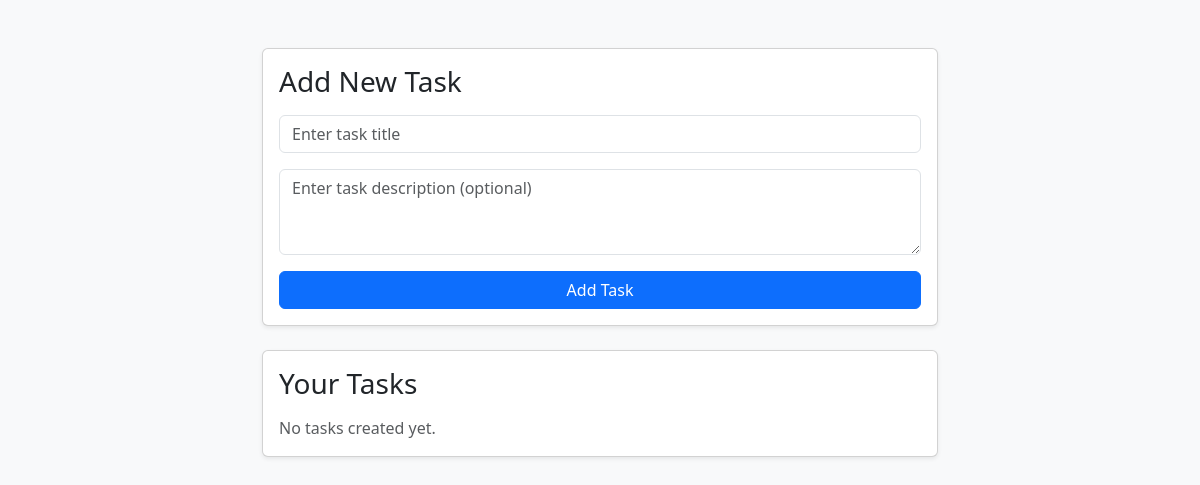
The app's page /, older data.
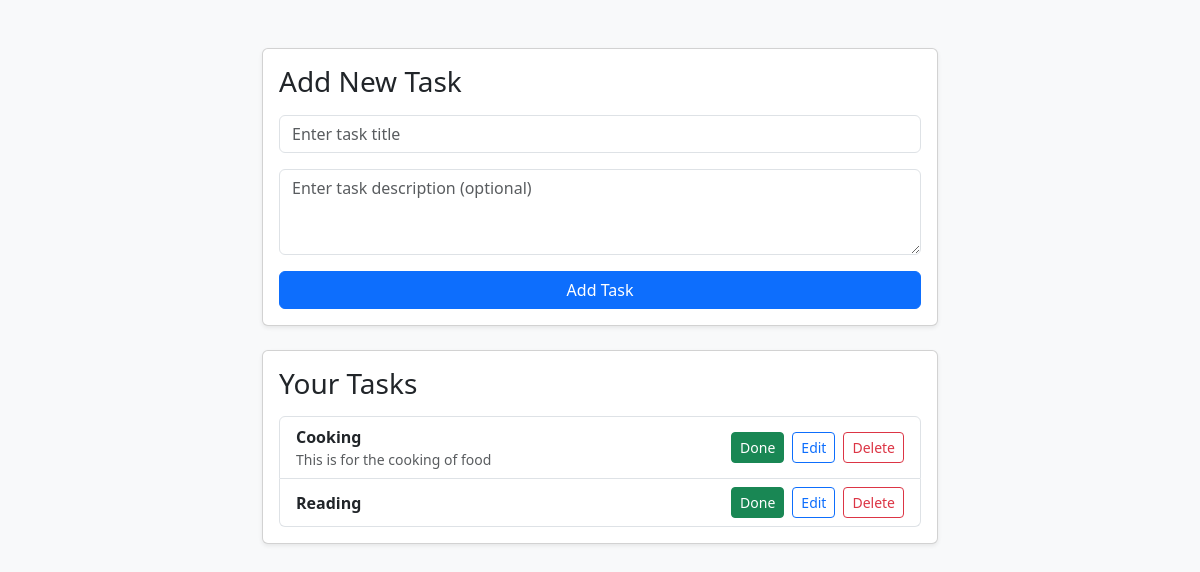
The same page, newer data.
### tasks/models.py (models this page shows, shortened)
class Task(models.Model):
    title = models.CharField(max_length=200)
    description = models.TextField(blank=True, null=True)
    completed = models.BooleanField(default=False)
    created_at = models.DateTimeField(auto_now_add=True)
    class Meta:
        ordering = ['-created_at']

### tasks/views.py (the view)
# urls.py: path("", task_list, name="task_list"),
def task_list(request):
    tasks = Task.objects.all()
    form = TaskForm()
    if request.method == "POST":
        form = TaskForm(request.POST)
        if form.is_valid():
            form.save()
            return redirect("taskapp:task_list")
    context = {
        "tasks": tasks,
        "form": form
    }
    return render(request, "tasks/task_list.html", context)

### tasks/forms.py
class TaskForm(forms.ModelForm):
    title = forms.CharField(
        widget=forms.TextInput(attrs={
            "class": "form-control",
            "placeholder": "Enter task title"
        })
    )
    description = forms.CharField(
        required=False,
        widget=forms.Textarea(
            attrs={
                "class": "form-control",
                "placeholder": "Enter task description (optional)",
                "rows": 3
            }
        )
    )
    class Meta:
        model = Task
        fields = ["title", "description", "completed"]

### templates/tasks/task_list.html (shortened to what this page needs)
{% extends 'tasks/base.html' %}
{% block content %}
<div class="card shadow-sm mb-4">
    <div class="card-body">
        <h3 class="card-title mb-3">Add New Task</h3>
        <form method="POST">
            <div class="mb-3">
                {{ form.title }}
            </div>
            <div class="mb-3">
                {{ form.description }}
            </div>
            <button type="submit" class="btn btn-primary w-100">Add Task</button>
        </form>
    </div>
</div>
<div class="card shadow-sm">
    <div class="card-body">
        <h3 class="card-title mb-3">Your Tasks</h3>
        {% if tasks %}
            <ul class="list-group">
                {% for task in tasks %}
                    <li class="list-group-item d-flex justify-content-between align-items-center">
                        <div>
                            {% if task.completed %}
                                <span class="text-decoration-line-through text-muted fw-bold">{{ task.title }}</span>
                            {% else %}
                                <span class="fw-bold">{{ task.title }}</span>
                            {% endif %}
                            {% if task.description %}
                                <p class="text-muted small mb-0">{{ task.description }}</p>
                            {% endif %}
                        </div>
                        <div class="d-flex align-items-center gap-2">
                            <form action="{% url 'taskapp:task_toggle' task.pk %}" method="POST" class="d-inline">
                                <button type="submit" class="btn btn-sm {% if task.completed %}btn-secondary{% else %}btn-success{% endif %}">
                                    {% if task.completed %}Undo{% else %}Done{% endif %}
                                </button>
                            </form>
                            <a href="{% url 'taskapp:task_update' task.pk %}" class="btn btn-sm btn-outline-primary">Edit</a>
                            <a href="{% url 'taskapp:task_delete' task.pk %}" class="btn btn-sm btn-outline-danger">Delete</a>
                        </div>
                    </li>
                {% endfor %}
            </ul>
        {% else %}
            <p class="text-muted mb-0">No tasks created yet.</p>
        {% endif %}
    </div>
</div>
{% endblock %}

### templates/tasks/base.html (shortened to what this page needs)
<!DOCTYPE html>
<html lang="en">
<head>
    <link href="https://cdn.jsdelivr.net/npm/bootstrap@5.3.0/dist/css/bootstrap.min.css" rel="stylesheet">
</head>
<body class="bg-light">
    <div class="container py-5" style="max-width: 700px;">
        {% block content %}
        {% endblock %}
    </div>
</body>
</html>

Row changes from the older to the newer data that the page shows:
added Task: title "Cooking", description "This is for the cooking of food", completed "Done"
added Task: title "Reading", completed "Done"
Text that changed along with them:
text no longer shown: "No tasks created yet."
